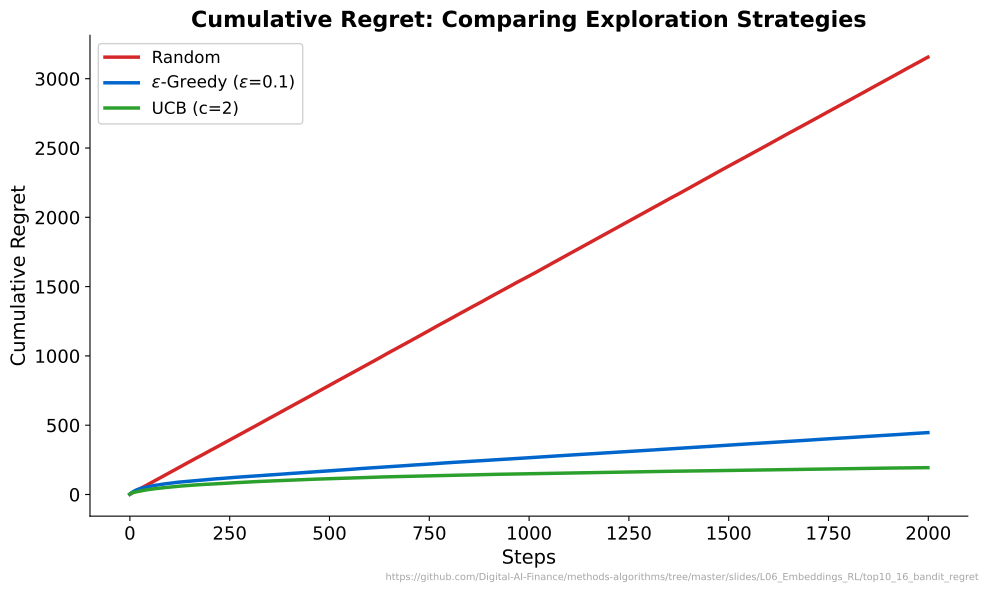

Source code (Python):
"""Cumulative Regret: Comparing Exploration Strategies - Random vs Epsilon-Greedy vs UCB on 10-armed bandit."""
import matplotlib.pyplot as plt
import numpy as np
from pathlib import Path

CHART_METADATA = {
    "title": "Cumulative Regret: Comparing Exploration Strategies",
    "description": "Compares Random, Epsilon-Greedy, and UCB cumulative regret on a 10-armed bandit",
    "url": "https://github.com/Digital-AI-Finance/methods-algorithms/tree/master/slides/L06_Embeddings_RL/top10_16_bandit_regret"
}

plt.rcParams.update({
    'font.size': 14, 'axes.labelsize': 14, 'axes.titlesize': 16,
    'xtick.labelsize': 13, 'ytick.labelsize': 13, 'legend.fontsize': 13,
    'figure.figsize': (10, 6), 'figure.dpi': 150,
    'axes.spines.top': False, 'axes.spines.right': False,
})

MLPURPLE = '#3333B2'
MLBLUE = '#0066CC'
MLORANGE = '#FF7F0E'
MLGREEN = '#2CA02C'
MLRED = '#D62728'

np.random.seed(42)

n_arms = 10
n_steps = 2000
n_runs = 100
true_means = np.random.randn(n_arms) + np.arange(n_arms) * 0.3
optimal_reward = true_means.max()

def run_random(n_steps, true_means):
    regrets = np.zeros(n_steps)
    for t in range(n_steps):
        action = np.random.randint(len(true_means))
        reward = true_means[action] + np.random.randn()
        regrets[t] = optimal_reward - true_means[action]
    return np.cumsum(regrets)

def run_epsilon_greedy(n_steps, true_means, epsilon=0.1):
    n_arms = len(true_means)
    Q = np.zeros(n_arms)
    N = np.zeros(n_arms)
    regrets = np.zeros(n_steps)
    for t in range(n_steps):
        if np.random.rand() < epsilon:
            action = np.random.randint(n_arms)
        else:
            action = np.argmax(Q)
        reward = true_means[action] + np.random.randn()
        N[action] += 1
        Q[action] += (reward - Q[action]) / N[action]
        regrets[t] = optimal_reward - true_means[action]
    return np.cumsum(regrets)

def run_ucb(n_steps, true_means, c=2.0):
    n_arms = len(true_means)
    Q = np.zeros(n_arms)
    N = np.zeros(n_arms)
    regrets = np.zeros(n_steps)
    for t in range(n_steps):
        if t < n_arms:
            action = t  # try each arm once
        else:
            ucb_values = Q + c * np.sqrt(np.log(t) / (N + 1e-10))
            action = np.argmax(ucb_values)
        reward = true_means[action] + np.random.randn()
        N[action] += 1
        Q[action] += (reward - Q[action]) / N[action]
        regrets[t] = optimal_reward - true_means[action]
    return np.cumsum(regrets)

# Average over runs
strategies = [
    ('Random', run_random, {}, MLRED),
    (r'$\epsilon$-Greedy ($\epsilon$=0.1)', run_epsilon_greedy, {'epsilon': 0.1}, MLBLUE),
    ('UCB (c=2)', run_ucb, {'c': 2.0}, MLGREEN),
]

fig, ax = plt.subplots(figsize=(10, 6))

for name, func, kwargs, color in strategies:
    all_regrets = np.zeros((n_runs, n_steps))
    for run in range(n_runs):
        np.random.seed(42 + run)
        all_regrets[run] = func(n_steps, true_means, **kwargs)
    mean_regret = all_regrets.mean(axis=0)
    ax.plot(range(n_steps), mean_regret, color=color, linewidth=2.5, label=name)

ax.set_title("Cumulative Regret: Comparing Exploration Strategies", fontsize=16, fontweight='bold')
ax.set_xlabel("Steps")
ax.set_ylabel("Cumulative Regret")
ax.legend(loc='upper left', fontsize=12, framealpha=0.9)

plt.figtext(0.99, 0.01, CHART_METADATA['url'],
            fontsize=7, color='gray', ha='right', va='bottom', alpha=0.7)
plt.tight_layout()
plt.savefig(Path(__file__).parent / 'chart.pdf', dpi=300, bbox_inches='tight')
plt.close()
print("Chart saved: top10_16_bandit_regret/chart.pdf")
